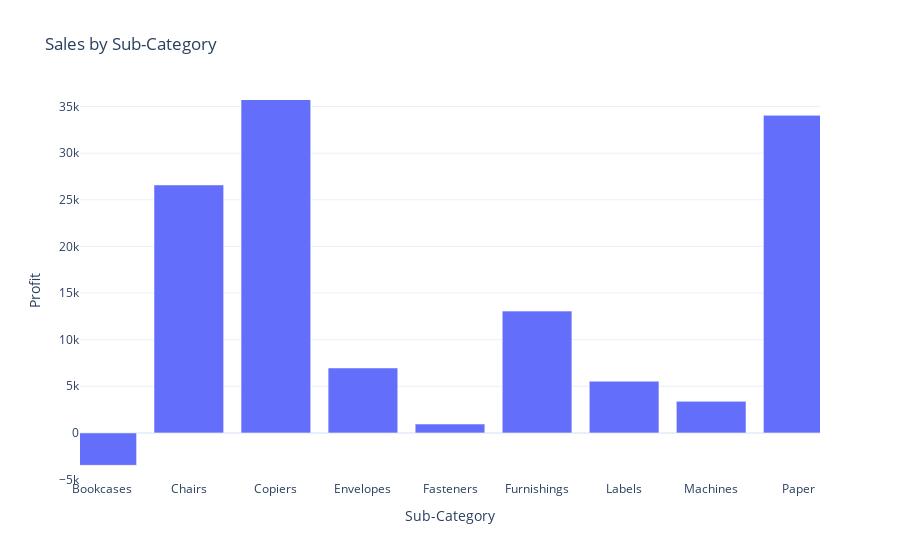

The notebook cell this image was saved under:
### Code cell
profit_by_subcategory = df.groupby('Sub-Category')['Profit'].sum().reset_index()
fig = px.bar(profit_by_subcategory, 
             x='Sub-Category', 
             y='Profit', 
             title='Sales by Sub-Category')
fig.show()

### Figure 1 — Plotly figure (JSON) as saved in the notebook; plotly's stock layout.template omitted (floating-point values rounded to 4 significant figures)
{"data": [{"alignmentgroup": "True", "hovertemplate": "Sub-Category=%{x}<br>Profit=%{y}<extra></extra>", "legendgroup": "", "marker": {"color": "#636efa", "pattern": {"shape": ""}}, "name": "", "offsetgroup": "", "orientation": "v", "showlegend": false, "textposition": "auto", "type": "bar", "x": ["Accessories", "Appliances", "Art", "Binders", "Bookcases", "Chairs", "Copiers", "Envelopes", "Fasteners", "Furnishings", "Labels", "Machines", "Paper", "Phones", "Storage", "Supplies", "Tables"], "xaxis": "x", "y": [41940.0, 18140.0, 6528.0, 30220.0, -3473.0, 26590.0, 55620.0, 6964.0, 949.5, 13060.0, 5546.0, 3385.0, 34050.0, 44520.0, 21280.0, -1189.0, -17730.0], "yaxis": "y"}], "layout": {"autosize": true, "barmode": "relative", "dragmode": "select", "legend": {"tracegroupgap": 0}, "title": {"text": "Sales by Sub-Category"}, "xaxis": {"anchor": "y", "autorange": false, "domain": [0, 1], "range": [3.75, 12.25], "title": {"text": "Sub-Category"}, "type": "category"}, "yaxis": {"anchor": "x", "autorange": false, "domain": [0, 1], "range": [-5049.0, 35700.0], "title": {"text": "Profit"}, "type": "linear"}}}
